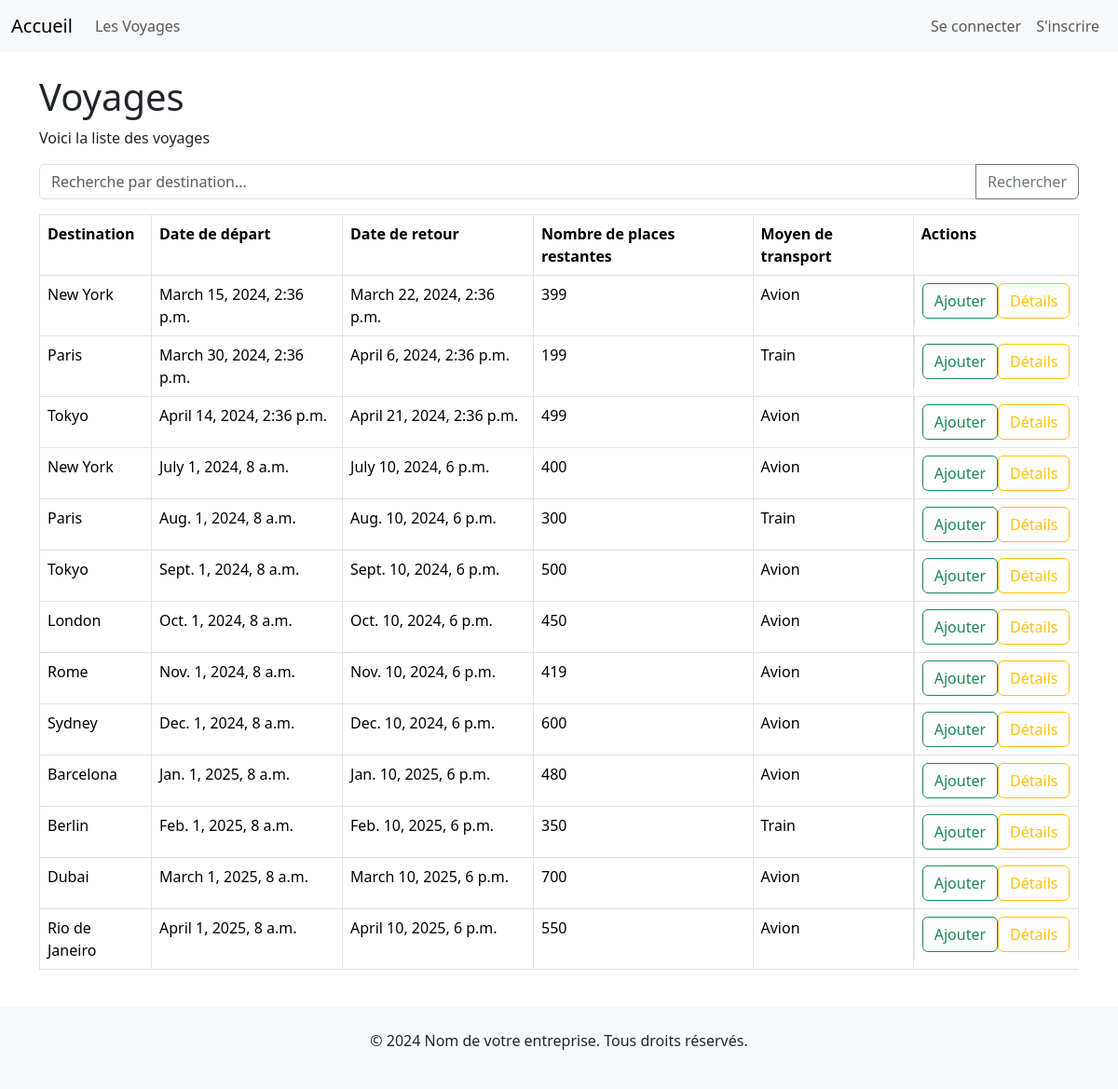
The page /trips/ on the database its author committed.
### app_voyage/models.py (models this page shows)
class Trips(models.Model):
    departuredate = models.DateTimeField('date of departure')
    returndate = models.DateTimeField('date of return')
    destination = models.CharField(max_length=200)
    transporttype = models.CharField(max_length=200)
    price = models.DecimalField(max_digits=10, decimal_places=2)
    seats = models.IntegerField()

### app_voyage/views.py (the view)
# urls.py: path('trips/', list_trip, name='trips'),
def list_trip(request):
    trips = Trips.objects.all()
    return render(request, 'trips.html', {'trips': trips})

### app_voyage/templates/trips.html (shortened to what this page needs)
{% extends 'base.html' %}
{% block content %}
    <h1>Voyages</h1>
    <p>Voici la liste des voyages</p>
    <form action="{% url 'search_trips' %}" method="post">
        <div class="input-group mb-3">
            <input type="text" class="form-control" name="search_query" placeholder="Recherche par destination...">
            <button class="btn btn-outline-secondary" type="submit">Rechercher</button>
        </div>
    </form>
    <table class="table table-bordered table-hover">
        <tr>
            <th>Destination</th>
            <th>Date de départ</th>
            <th>Date de retour</th>
            <th>Nombre de places restantes</th>
            <th>Moyen de transport</th>
            <th>Actions</th>
        </tr>
        {% for trip in trips %}
            <tr>
                <td>{{ trip.destination }}</td>
                <td>{{ trip.departuredate }}</td>
                <td>{{ trip.returndate }}</td>
                <td>{{ trip.seats }}</td>
                <td>{{ trip.transporttype }}</td>
                <td style="display:flex;justify-content: space-evenly">
                    <a href="{% url 'add_reservation' trip.id %}" class="btn btn-outline-success">Ajouter</a>
                    <a href="{% url 'trip_details' trip.id %}" class="btn btn-outline-warning">Détails</a>
                </td>
            </tr>
        {% endfor %}
    </table>
{% endblock %}

### app_voyage/templates/base.html (shortened to what this page needs)
<!DOCTYPE html>
<html lang="en">
<head>
    <link href="https://cdn.jsdelivr.net/npm/bootstrap@5.3.2/dist/css/bootstrap.min.css" rel="stylesheet">
</head>
<body style="height: 90vh;">
{% block navbar %}
    {% include 'navbar.html' %}
{% endblock %}
<br/>
<div class="container">
    {% block content %}
    {% endblock %}
</div>
<br>
<footer class="bg-light py-4">
    <div class="container text-center">
        <p>&copy; 2024 Nom de votre entreprise. Tous droits réservés.</p>
    </div>
</footer>
</body>
</html>

### app_voyage/templates/navbar.html (shortened to what this page needs)
<nav class="navbar navbar-expand-lg bg-body-tertiary">
  <div class="container-fluid">
    <a class="navbar-brand" href="{% url 'home' %}">Accueil</a>
    <div class="collapse navbar-collapse" id="navbarScroll">
      <ul class="navbar-nav me-auto my-2 my-lg-0 navbar-nav-scroll" style="--bs-scroll-height: 100px;">
          <li class="nav-item">
              <a class="nav-link" href="{% url 'trips' %}">Les Voyages</a>
          </li>
      </ul>
<ul class="navbar-nav ml-auto">
    {% if user.is_authenticated %}
        <li class="nav-item dropdown">
          <a class="nav-link dropdown-toggle" href="#" role="button" data-bs-toggle="dropdown" aria-expanded="false">
            {{ user.username }}
          </a>
          <ul class="dropdown-menu">
            <li><a class="dropdown-item" href="#">Mon Compte</a></li>
              </ul>
        </li>
        <li class="nav-item">
        <i class="bi bi-power"></i>
          <a class="nav-link" href="{% url 'logout' %}">Se déconnecter</a>
        </li>
    {% else %}
        <li class="nav-item">
          <a class="nav-link" href="{% url 'login' %}">Se connecter</a>
        </li>
        <li class="nav-item">
          <a class="nav-link" href="{% url 'register' %}">S'inscrire</a>
    {% endif %}
</ul>
    </div>
  </div>
</nav>

### app_voyage/templates/base.html (style rules this page uses)
body { background-color: #ffffff; }

### rows shown on the page
Trips: destination "New York", departuredate "March 15, 2024, 2:36 p.m.", returndate "March 22, 2024, 2:36 p.m.", seats "399", transporttype "Avion"
Trips: destination "Paris", departuredate "March 30, 2024, 2:36 p.m.", returndate "April 6, 2024, 2:36 p.m.", seats "199", transporttype "Train"
Trips: destination "Tokyo", departuredate "April 14, 2024, 2:36 p.m.", returndate "April 21, 2024, 2:36 p.m.", seats "499", transporttype "Avion"
Trips: destination "New York", departuredate "July 1, 2024, 8 a.m.", returndate "July 10, 2024, 6 p.m.", seats "400", transporttype "Avion"
Trips: destination "Paris", departuredate "Aug. 1, 2024, 8 a.m.", returndate "Aug. 10, 2024, 6 p.m.", seats "300", transporttype "Train"
Trips: destination "Tokyo", departuredate "Sept. 1, 2024, 8 a.m.", returndate "Sept. 10, 2024, 6 p.m.", seats "500", transporttype "Avion"
Trips: destination "London", departuredate "Oct. 1, 2024, 8 a.m.", returndate "Oct. 10, 2024, 6 p.m.", seats "450", transporttype "Avion"
Trips: destination "Rome", departuredate "Nov. 1, 2024, 8 a.m.", returndate "Nov. 10, 2024, 6 p.m.", seats "419", transporttype "Avion"
Trips: destination "Sydney", departuredate "Dec. 1, 2024, 8 a.m.", returndate "Dec. 10, 2024, 6 p.m.", seats "600", transporttype "Avion"
Trips: destination "Barcelona", departuredate "Jan. 1, 2025, 8 a.m.", returndate "Jan. 10, 2025, 6 p.m.", seats "480", transporttype "Avion"
Trips: destination "Berlin", departuredate "Feb. 1, 2025, 8 a.m.", returndate "Feb. 10, 2025, 6 p.m.", seats "350", transporttype "Train"
Trips: destination "Dubai", departuredate "March 1, 2025, 8 a.m.", returndate "March 10, 2025, 6 p.m.", seats "700", transporttype "Avion"
Trips: destination "Rio de Janeiro", departuredate "April 1, 2025, 8 a.m.", returndate "April 10, 2025, 6 p.m.", seats "550", transporttype "Avion"
